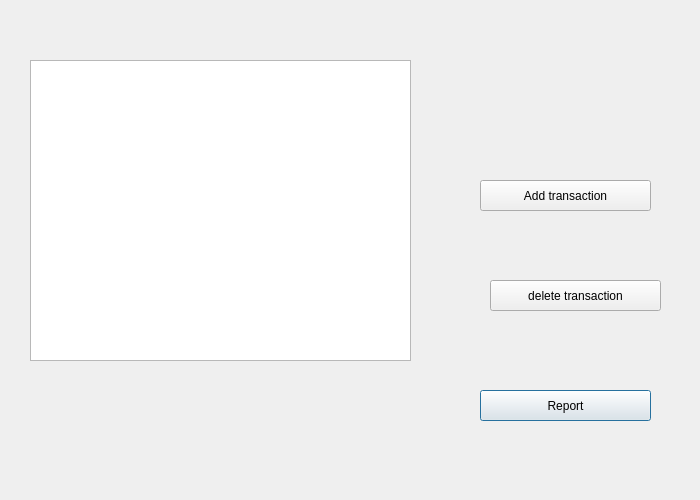
<?xml version="1.0" encoding="UTF-8"?>
<ui version="4.0">
 <class>second_win</class>
 <widget class="QDialog" name="second_win">
  <property name="geometry">
   <rect>
    <x>0</x>
    <y>0</y>
    <width>700</width>
    <height>500</height>
   </rect>
  </property>
  <property name="windowTitle">
   <string>Dialog</string>
  </property>
  <widget class="QPushButton" name="pushButton_2">
   <property name="geometry">
    <rect>
     <x>480</x>
     <y>390</y>
     <width>171</width>
     <height>31</height>
    </rect>
   </property>
   <property name="text">
    <string>Report</string>
   </property>
  </widget>
  <widget class="QTableView" name="tableView">
   <property name="geometry">
    <rect>
     <x>30</x>
     <y>60</y>
     <width>381</width>
     <height>301</height>
    </rect>
   </property>
   <property name="styleSheet">
    <string notr="true">.onmouseclick{
background-color: red;
}</string>
   </property>
  </widget>
  <widget class="QPushButton" name="pushButton">
   <property name="geometry">
    <rect>
     <x>480</x>
     <y>180</y>
     <width>171</width>
     <height>31</height>
    </rect>
   </property>
   <property name="text">
    <string>Add transaction</string>
   </property>
  </widget>
  <widget class="QPushButton" name="pushButton_3">
   <property name="geometry">
    <rect>
     <x>490</x>
     <y>280</y>
     <width>171</width>
     <height>31</height>
    </rect>
   </property>
   <property name="text">
    <string>delete transaction</string>
   </property>
  </widget>
 </widget>
 <resources/>
 <connections/>
</ui>
